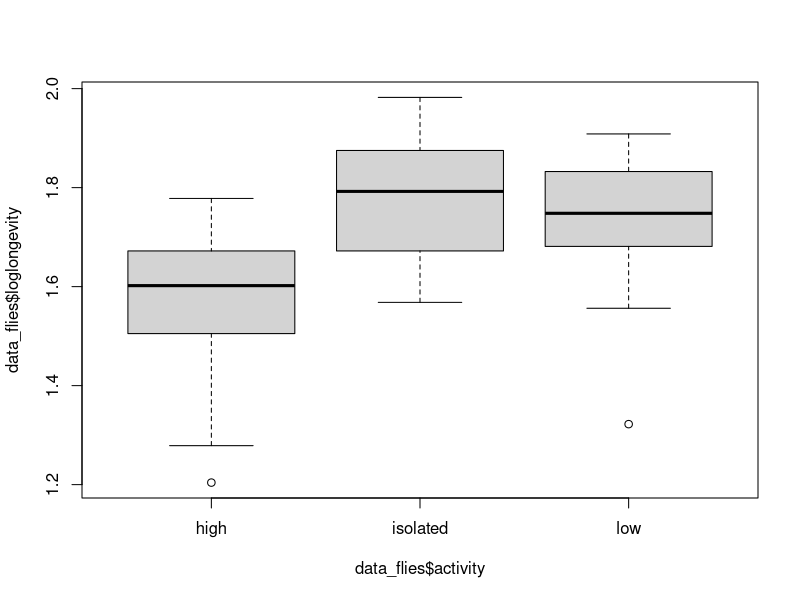
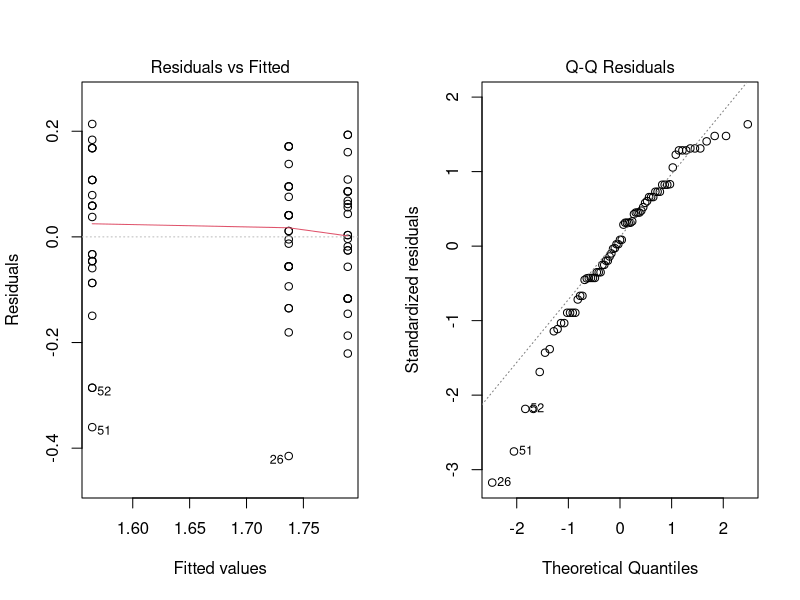
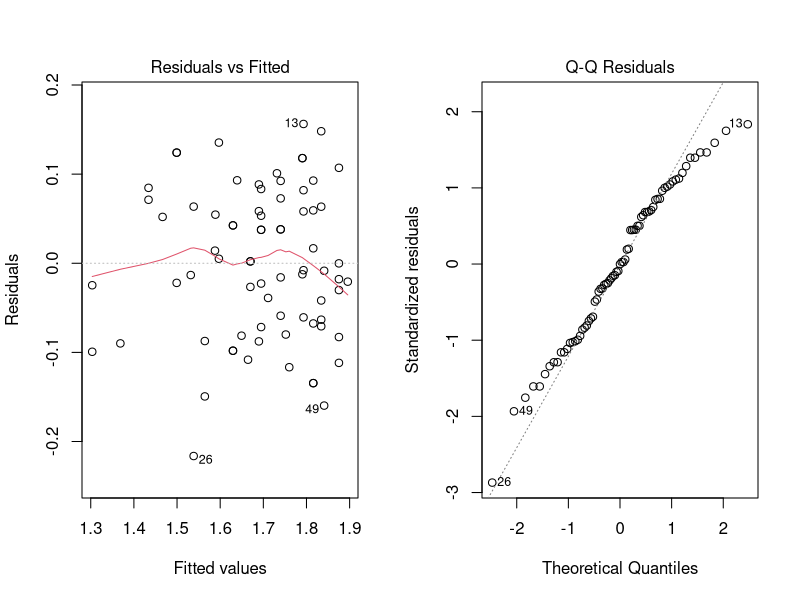
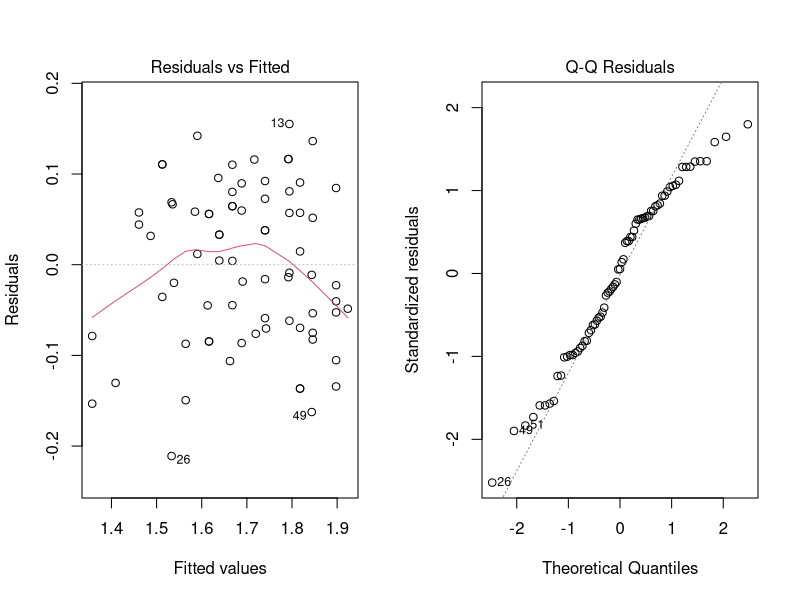
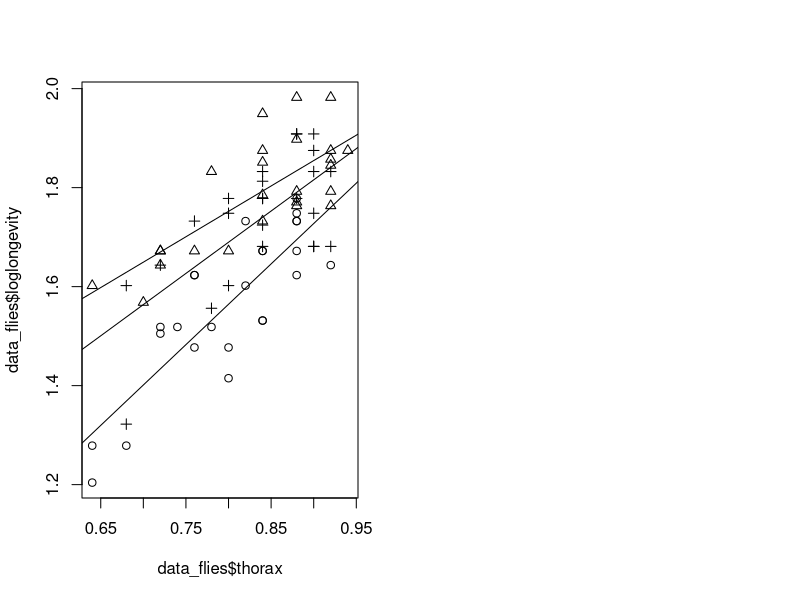
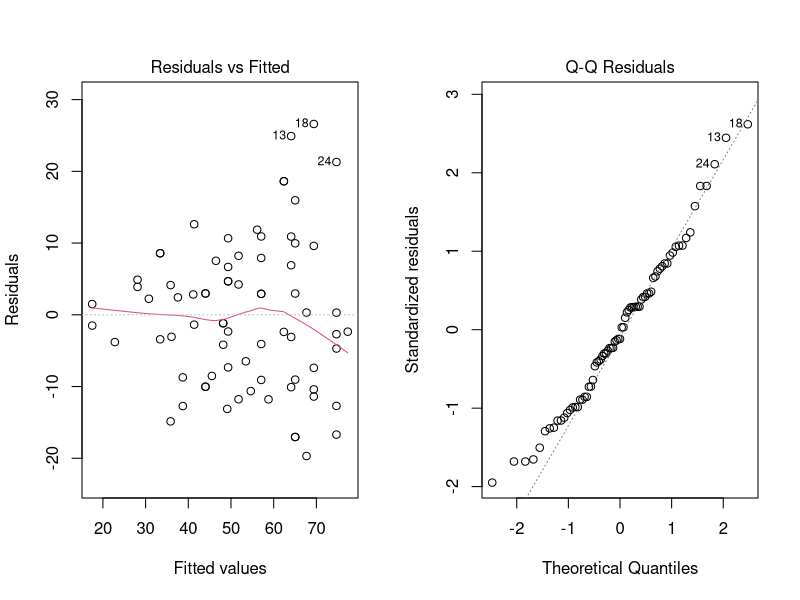
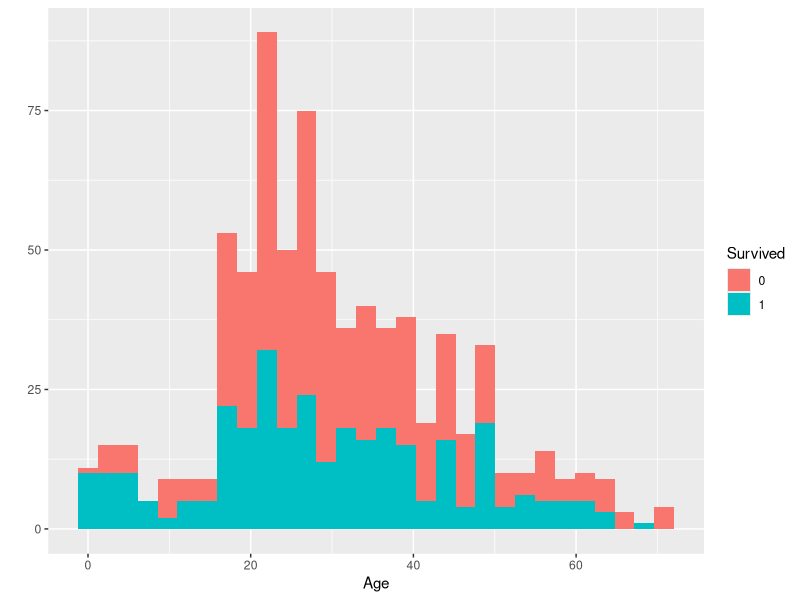
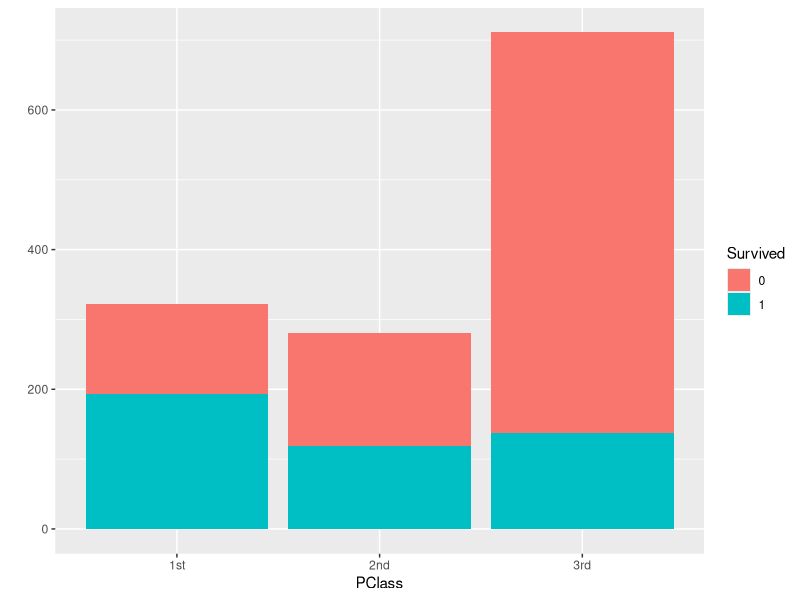

Generate these figures, in order, with R:
## ---- chunk 1
library(tidyverse)
library(rstudioapi)
library(lme4)
library(car)

knitr::opts_chunk$set(echo = TRUE)
setwd(dirname(getActiveDocumentContext()$path))
# round numbers to 3 digits
options(digits = 3)
## ---- chunk 2
data_flies <- read.table(file="data/fruitflies.txt", header=TRUE)
data_flies$activity <- as.factor(data_flies$activity)
# add loglongevity
data_flies <- data_flies %>% mutate(loglongevity = log10(longevity))
# make informative plot - boxplot
plot(data_flies$loglongevity~data_flies$activity)
## ---- chunk 3
# perform test to see if sexual activity has an effect on longevity
model <- lm(loglongevity~activity, data = data_flies) # prepare model
par(mfrow=c(1,2)); plot(model, 1); plot(model, 2) # investigate normality
# perform one-way ANOVA
anova(model); summary(model)$coefficients
## ---- chunk 4
# perform ANCOVA with interaction analysis
model_interaction <- lm(loglongevity~thorax*activity, data = data_flies) # prepare model
par(mfrow=c(1,2)); plot(model_interaction , 1); plot(model_interaction , 2) # investigate normality
anova(model_interaction)
## ---- chunk 5
# perform additive ANCOVA analysis
model <- lm(loglongevity~thorax+activity, data = data_flies) # prepare model
par(mfrow=c(1,2)); plot(model , 1); plot(model , 2) # investigate normality
anova(model); table <- summary(model)$coefficients; table
# extract model's parameter
intercept <- table[,1][1]; beta <- table[,1][2]
alpha_high <- 0; alpha_low <- table[,1][4]
alpha_isolated <- table[,1][3]
# calculate mean thorax
mean_thorax <- mean(data_flies$thorax)
# calculate estimates
estimate_high <- 10**(intercept + alpha_high + beta * mean_thorax)
estimate_low <- 10**(intercept + alpha_low + beta * mean_thorax)
estimate_isolated <- 10**(intercept + alpha_isolated + beta * mean_thorax)
estimates <- c(estimate_isolated, estimate_low, estimate_high)
activity_levels <- unique(as.character(data_flies$activity))
knitr::kable(data.frame(Activity = activity_levels,
                           `Longevity estimate` = estimates),
             caption = "Longevity estimates for average thorax fruit fly")
## ---- chunk 6
plot(data_flies$loglongevity~data_flies$thorax,pch=unclass(data_flies$activity))
for (i in activity_levels) { 
  abline(lm(loglongevity~thorax
            ,data=data_flies[data_flies$activity==i,]))}
## ---- chunk 7
# perform additive ANCOVA analysis
model <- lm(longevity~thorax+activity, data = data_flies) # prepare model
anova(model); table <- summary(model)$coefficients; table
# extract model's parameter
intercept <- table[,1][1]; beta <- table[,1][2]
alpha_high <- 0; alpha_low <- table[,1][4]
alpha_isolated <- table[,1][3]
# calculate mean thorax
mean_thorax <- mean(data_flies$thorax)
# calculate estimates
estimate_high <- intercept + alpha_high + beta * mean_thorax
estimate_low <- intercept + alpha_low + beta * mean_thorax
estimate_isolated <- intercept + alpha_isolated + beta * mean_thorax
estimates <- c(estimate_isolated, estimate_low, estimate_high)
activity_levels <- unique(as.character(data_flies$activity))
knitr::kable(data.frame(Activity = activity_levels,
                           `Longevity estimate` = estimates),
             caption = "Longevity estimates for average thorax fruit fly")
## ---- chunk 8
par(mfrow=c(1,2)); plot(model , 1); plot(model , 2) # investigate normality
## ---- chunk 9
par(mfrow=c(1,3))
titanic <- read.table(file="data/titanic.txt", header=TRUE)
titanic$Survived = as.factor(titanic$Survived)
qplot(x = Age, fill = Survived, data = titanic)
qplot(x = PClass, fill = Survived, data = titanic)
qplot(x = Sex,fill=Survived, data = titanic)
titanic <- read.table(file="data/titanic.txt", header=TRUE)
class_sex =  xtabs(~PClass+ Sex, data=titanic);class_sex
tot = xtabs(Survived ~ PClass + Sex, data=titanic);tot
round(tot/class_sex, 2)
## ---- chunk 10
# what to do with NAs?
titanic$PClass <- as.factor(titanic$PClass)
titanic$Sex <- as.factor(titanic$Sex)
logistic <- glm(Survived~PClass+Age+Sex, data = titanic, family = binomial)
summary(logistic)$coefficients
drop1(logistic,test="Chisq")
odds_male_example =  exp(3.7597 + 1 * -1.2920 + 0 * -2.5214 + 1 * -2.6314 + 25 * -0.0392)
odds_male_example
odds_female_example =  exp(3.7597 + 0 * -1.2920 + 0 * -2.5214 + 0 * -2.6314 + 25 * -0.0392)
odds_female_example
## ---- chunk 11
logistic_interaction <- glm(Survived~PClass*Age*Sex, data = titanic, family = binomial)
summary(logistic_interaction)$coefficients

# predict for 53 years and all PClass
classes <- as.character(unique(titanic$PClass))
sexes <- as.character(unique(titanic$Sex))
age <- 53
new_data <- expand.grid(PClass = classes, Sex = sexes, Age = age)
results <- predict(logistic, new_data, type="response")
final <- new_data %>% bind_cols(Survival = results)
knitr::kable(final)
## ---- chunk 12
new_model <- glm(Survived~PClass+Sex, data = titanic, family = binomial)
drop1(new_model,test="Chisq")
## ---- chunk 13
africa <- read.table(file="data/africa.txt", header=TRUE)
africa$pollib <- as.factor(africa$pollib)
poisson_model <- glm(miltcoup~oligarchy+pollib+parties+pctvote+popn+size+numelec+numregim,family=poisson,data=africa)
summary(poisson_model)
## ---- chunk 14
# For every summary the variable with the highest P-value was excluded
summary(glm(miltcoup~oligarchy+pollib+parties+pctvote+popn+size+
              numelec+numregim,family=poisson,data=africa)) # remove numelec

summary(glm(miltcoup~oligarchy+pollib+parties+pctvote+popn+size+
              numregim,family=poisson,data=africa)) # remove numregim

summary(glm(miltcoup~oligarchy+pollib+parties+pctvote+popn+size,
            family=poisson,data=africa)) # remove size

summary(glm(miltcoup~oligarchy+pollib+parties+pctvote+popn,
            family=poisson,data=africa)) # remove popn

summary(glm(miltcoup~oligarchy+pollib+parties+pctvote,
            family=poisson,data=africa)) # remove pctvote
## ---- chunk 15
final_poisson <- glm(miltcoup~oligarchy+pollib+parties,
                     family=poisson,data=africa) # final
summary(final_poisson)
## ---- chunk 16
# get average values
new_data <- africa %>% mutate_if(is.numeric, mean) %>% select(-pollib, -miltcoup)
new_data <- new_data[1,]
avg_oligarchy <- new_data$oligarchy; avg_parties <- new_data$parties;
avg_pctvote <- new_data$pctvote; avg_popn <- new_data$popn;
avg_size <- new_data$size; avg_numelec <- new_data$numelec;
avg_numregim <- new_data$numregim

# get a list of political liberalization levels
pollib <- sort(as.character(unique(africa$pollib)))
new_data <- expand.grid(pollib = pollib, oligarchy = avg_oligarchy,
                        parties = avg_parties, pctvote = avg_pctvote,
                        popn = avg_popn, size = avg_size,
                        numelec = avg_numelec, numregim = avg_numregim)

new_data_reduced <- expand.grid(pollib = pollib, oligarchy = avg_oligarchy,
                        parties = avg_parties)

# full model
results <- predict(poisson_model, new_data, type="response")
final <- new_data %>% bind_cols(Prediction = results)
knitr::kable(final, caption = "Predictions with the full model")

# reduced model
results <- predict(final_poisson, new_data_reduced, type="response")
final <- new_data_reduced %>% bind_cols(Prediction = results)
knitr::kable(final, caption = "Predictions with the reduced model")
